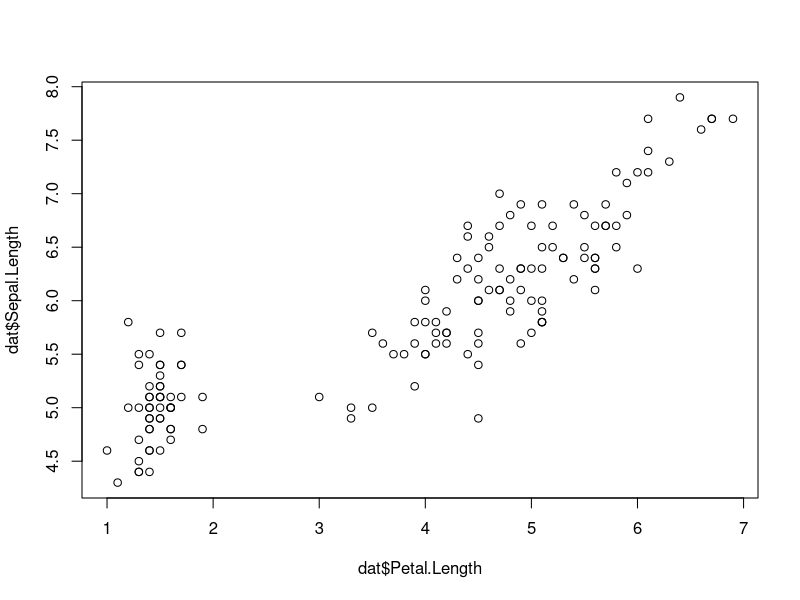
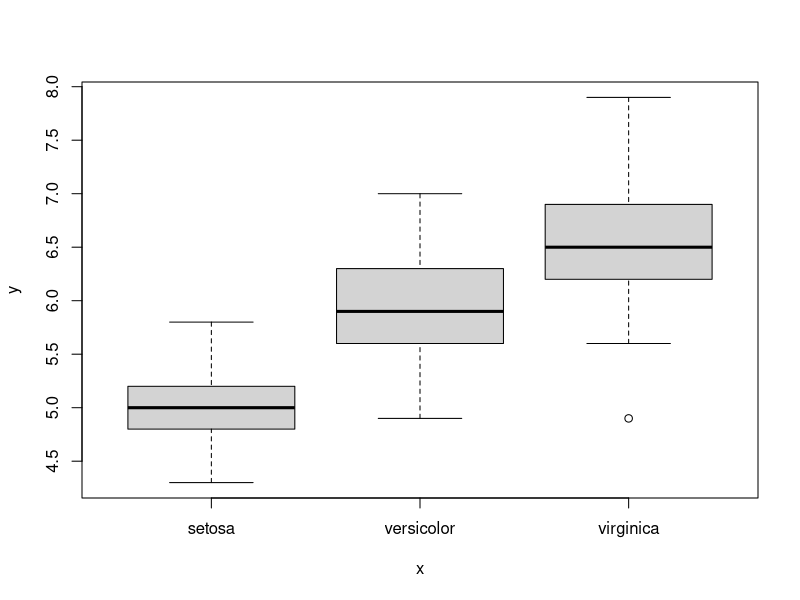
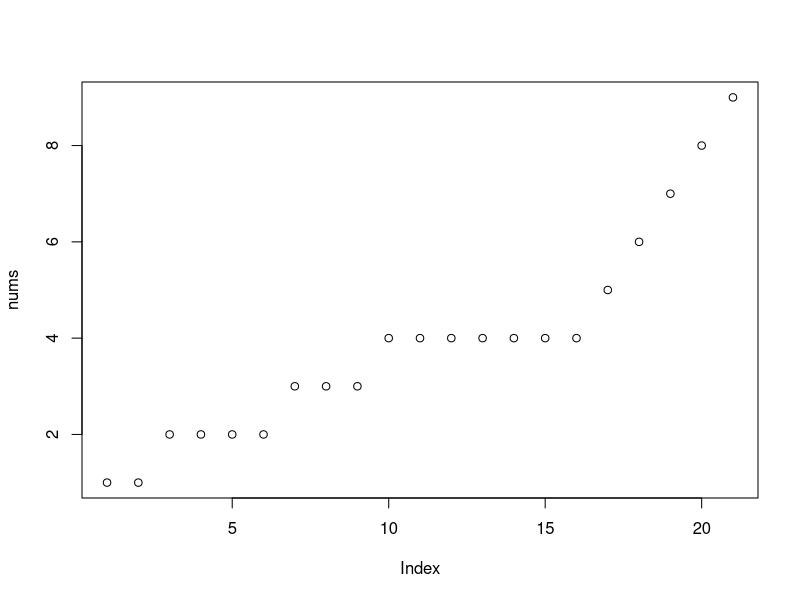
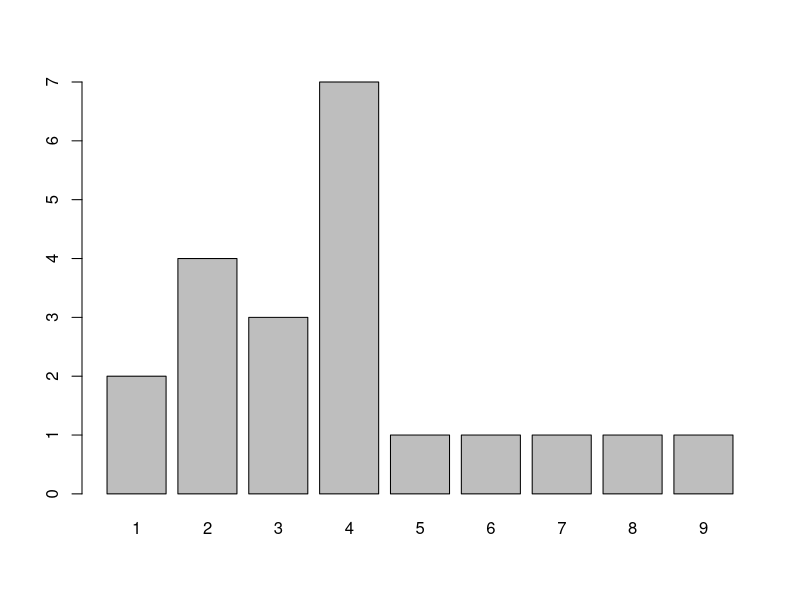

R code for these plots, in order:
###########################
#                         #
#    Assignment Week 3    #
#                         # 
###########################

# Instructions ####
# Fill in this script with stuff that we do in class.
# It might be a good idea to include comments/notes as well so you remember things we talk about
# At the end of this script are some comments with blank space after them
# They are plain-text instructions for what you need to accomplish.
# Your task is to write the code that accomplished those tasks.

# Then, make sure to upload this to both Canvas and your GitHub repository




# Vector operations! ####

# Vectors are 1-dimensional series of values in some order
1:10 # ':' only works for integers
letters # built-in pre-made vector of a - z



vector1 <- c(1,2,3,4,5,6,7,8,9,10)
vector2 <- c(5,6,7,8,4,3,2,1,3,10)
vector3 <- letters # letters and LETTERS are built-in vectors

vector1 + 5
vector2 / 2
vector1*vector2

#vector3 + 1 # can't add 1 to "a"


# Logical expressions (pay attention to these...they are used ALL THE TIME)
vector1 > 3
vector1 >= 3
vector1 < 5
vector1 <= 5
vector1 == 7
letters == "a"
letters != "c"
letters %in% c("a","b","c","z")
vector1 %in% 1:6


# Data Frames ####
# R has quite a few built-in data sets
data("iris") # load it like this

# For built-in data, there's often a 'help file'
?iris

# "Iris" is a 'data frame.' 
# Data frames are 2-dimensional (think Excel spreadsheet)
# Rows and columns
# Each row or column is a vector


dat <- iris # can rename the object to be easier to type if you want

# ways to get a peek at our data set
names(dat)
dim(dat)
head(dat)


# You can access specific columns of a "data frame" by name using '$'
dat$Species
dat$Sepal.Length

# You can also use square brackets to get specific 1-D or 2-D subsets of a data frame (rows and/or columns)
dat[1,1] # [Rows, Columns]
dat[1:3,5]

vector2[1]
letters[1:7]
letters[c(1,3,5,7)]


# Plotting ####

# Can make a quick plot....just give vectors for x and y axes
plot(x=dat$Petal.Length, y=dat$Sepal.Length)
plot(x=dat$Species, y=dat$Sepal.Length)


# Object "Classes" ####

#check the classes of these vectors
class(dat$Petal.Length)
class(dat$Species)

# plot() function behaves differently depending on classes of objects given to it!

# Check all classes (for each column in dat)
str(dat)

# "Classes" of vectors can be changed if needed (you'll need to, for sure, at some point!)

# Let's try
nums <- c(1,1,2,2,2,2,3,3,3,4,4,4,4,4,4,4,5,6,7,8,9)
class(nums) # make sure it's numeric

# convert to a factor
as.factor(nums) # show in console
nums_factor <- as.factor(nums) #assign it to a new object as a factor
class(nums_factor) # check it


# convert numeric to character
as.character(vector1)
##as.character(vector1) + 5

# convert character to numeric
as.numeric(vector3)




#check it out
plot(nums) 
plot(nums_factor)
# take note of how numeric vectors and factors behave differently in plot()




# Simple numeric functions
# R is a language built for data analysis and statistics so there is a lot of functionality built-in

max(vector1)
min(vector1)
median(vector1)
mean(vector1)
range(vector1)
summary(vector1)

# cumulative functions
cumsum(vector1)
cumprod(vector1)
cummin(vector1)
cummax(vector1)

# even has built-in statistical distributions (we will see more of these later)
dbinom(50,100,.5) # probability of getting exactly 50 heads out of 100 coin flips




# YOUR REMAINING HOMEWORK ASSIGNMENT (Fill in with code) ####
library(tidyverse)

# 1.  Get a subset of the "iris" data frame where it's just even-numbered rows

seq(2,150,2) # here's the code to get a list of the even numbers between 2 and 150

iris[seq(2,150,2),]
iris_even <- iris[seq(2,150,2),]
iris_even

# 2.  Create a new object called iris_chr which is a copy of iris, except where every column is a character class
#EVERY column? ok

iris_chr <- as.character(iris)

iris_chr 

dfiris <- as.data.frame(as.character(iris))

dfiris

head(iris)

# ignore plz :
c(as.character(iris$Sepal.Length),
  as.character(iris$Sepal.Width),
  as.character(iris$Petal.Length),
  as.character(iris$Petal.Width),
  as.character(iris$Species)) %>% 
  as.data.frame()

iris_chr

class(iris_chr)


# 3.  Create a new numeric vector object named "Sepal.Area" which is the product of Sepal.Length and Sepal.Width

Sepal.Area <- iris$Sepal.Length*iris$Sepal.Width
Sepal.Area

# 4.  Add Sepal.Area to the iris data frame as a new column

iris$Sepal.Area <- iris$Sepal.Length*iris$Sepal.Width

iris

# 5.  Create a new dataframe that is a subset of iris using only rows where Sepal.Area is greater than 20 
      # (name it big_area_iris)

iris$Sepal.Area>=20
iris[iris$Sepal.Area>=20,]
big_area_iris <- iris[iris$Sepal.Area>=20,]

#For me: This means, assign name: "big_area_iris" to where in the file "iris":
#show the rows, whose VALUE in the column, "Sepal.Area" is MORE than 20, for all columns.

# 6.  Upload the last numbered section of this R script (with all answers filled in and tasks completed) 
      # to canvas
      # I should be able to run your R script and get all the right objects generated
#donezo

#uploading as new file under "Assignment_3_Complete.R"

